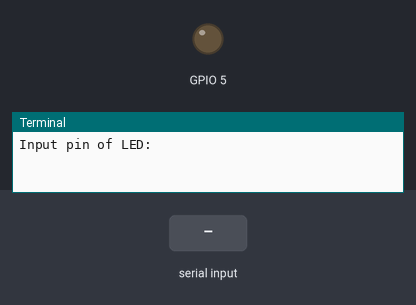
This program was run on a simulated Raspberry Pi (BCM pin numbers). Parts: output pins drawn as LEDs (lit = HIGH), the last lines printed to the terminal. The inputs (shaded band) are chosen by the test bench. At 1.3 s the program stops and its outputs stay as they are.

Above: at 1.2 s.
1.3 s: "5" typed at the terminal, then Enter
At 2.4 s:
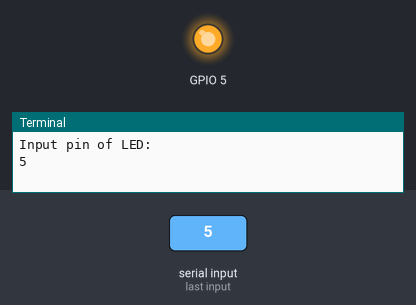
Timing chart, 0 to 2.8 s (numbered marks = the images above; inputs shaded):
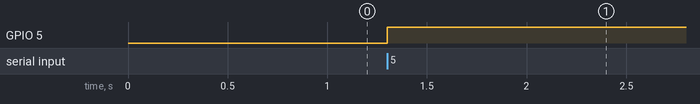

The program:

on.py
```python
#!/usr/bin/env python3

import RPi.GPIO as gpio
import time

LED = int(input('Input pin of LED: '))

gpio.setwarnings(False)     # Turn off GPIO warning
gpio.setmode(gpio.BCM)
gpio.setup(LED, gpio.OUT)

gpio.output(LED, True)
```

Measured:
- after the input at 1.3 s, GPIO 5: LOW → HIGH at once
